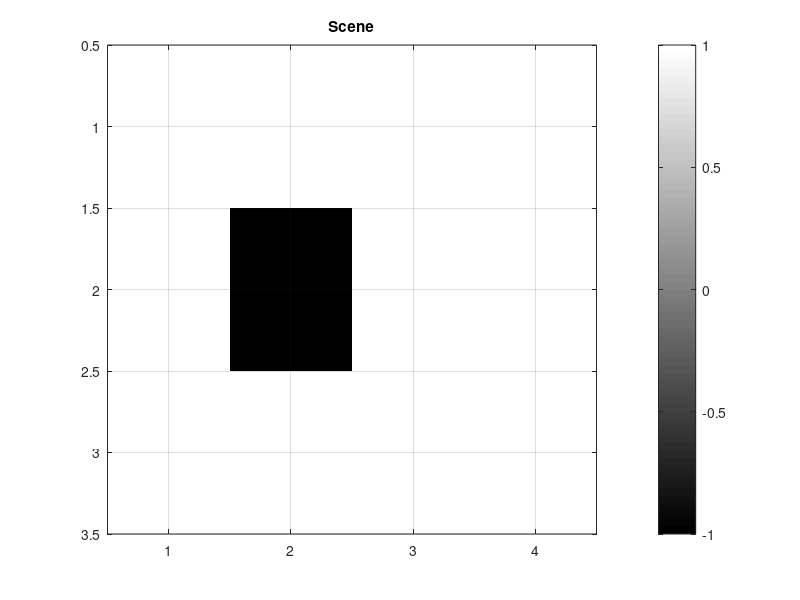

Source code (MATLAB): (Note: this script raises an error after producing the figure.)
clear all, close all, clc,
%% Creation du scenario

% dimensions de la grille
RowMax = 3; % nombre de lignes
ColMax = 4; % nombre de colonnes
nbr = RowMax*ColMax; % nombre de cases/noeuds

% cr�ation de la grille
Plan = ones(RowMax,ColMax);

% association d'un num�ro � chaque case
Map_plan2node = reshape((1:nbr),RowMax,ColMax);

% positionnement des obstacles
Plan(2,2) = -1;

% affichage de la grille
figure, imagesc(Plan), colormap gray, colorbar, axis square, grid on, title('Scene');


%% Definition des recompenses

R = -0.04*ones(RowMax,ColMax); % cases standards
R(1,4) = 1; % case objectif
R(2,4) = -1; % cas a eviter

% affichage des recompenses
AfficheRecompenses(R,Map_plan2node);


%% Definition de la fonction de transition d'etat

% definition des actions possible
N = 1; W = 2; S = 3; E = 4;
A = [N,W,S,E];

% probabilite de resultat a chaque action
forward = 0.8; right = 0.1 ; left = 0.1; back = 0;

% fonction de transition d'etat
T = zeros(nbr,length(A),nbr); % T(s,a,s') initilisee a 0
voisins_cons = cell(12,1);

for i=1:nbr % for chaque case
    
    [RowPos,ColPos] = find(Map_plan2node==i); % position de la case dans la grille
    
    if Plan(RowPos,ColPos)==1  % si la case n'est pas un obstacle
        
        % gestion des cases en bordure de la grille
        ligneHaut = -1; ligneBas = 1;colGauche = -1; colDroite = 1;
        if RowPos == 1 ;
            ligneHaut = 0; % pas de voisin au dessus
        end
        if RowPos == RowMax;
            ligneBas = 0;  % pas de voisin en dessous
        end
        if ColPos == 1;
            colGauche = 0;  % pas de voisin � gauche
        end
        if ColPos == ColMax
            colDroite = 0; % pas de voisin � droite
        end
        
        % determination des numeros des voisins
        Voisins(1) = Map_plan2node(RowPos+ligneHaut,ColPos); % N
        Voisins(2) = Map_plan2node(RowPos,ColPos+colGauche); % W
        Voisins(3) = Map_plan2node(RowPos+ligneBas,ColPos);  % S
        Voisins(4) = Map_plan2node(RowPos,ColPos+colDroite); % E
        
        % recherche d'obstacle dans les voisins
        DirObst=find(Plan(Voisins)==-1); % voisins qui sont des obstacles
        Voisins(DirObst)=i;  % le robot ne bouge pas s'il se heurte � un obstacle
        
        voisins_cons{i} = [Voisins(1),Voisins(2),Voisins(3),Voisins(4)];
        
        % probabilites des resultats des actions
        % action : N
        T(i,A(1),Voisins(1)) = T(i,A(1),Voisins(1))+forward;
        T(i,A(1),Voisins(2)) = T(i,A(1),Voisins(2))+left;
        T(i,A(1),Voisins(3)) = T(i,A(1),Voisins(3))+back;
        T(i,A(1),Voisins(4)) = T(i,A(1),Voisins(4))+right;
        % action : W
        T(i,A(2),Voisins(1)) = T(i,A(2),Voisins(1))+right;
        T(i,A(2),Voisins(2)) = T(i,A(2),Voisins(2))+forward;
        T(i,A(2),Voisins(3)) = T(i,A(2),Voisins(3))+left;
        T(i,A(2),Voisins(4)) = T(i,A(2),Voisins(4))+back;
        % action : S
        T(i,A(3),Voisins(1)) = T(i,A(3),Voisins(1))+back;
        T(i,A(3),Voisins(2)) = T(i,A(3),Voisins(2))+right;
        T(i,A(3),Voisins(3)) = T(i,A(3),Voisins(3))+forward;
        T(i,A(3),Voisins(4)) = T(i,A(3),Voisins(4))+left;
        % action : E
        T(i,A(4),Voisins(1)) = T(i,A(4),Voisins(1))+left;
        T(i,A(4),Voisins(2)) = T(i,A(4),Voisins(2))+back;
        T(i,A(4),Voisins(3)) = T(i,A(4),Voisins(3))+right;
        T(i,A(4),Voisins(4)) = T(i,A(4),Voisins(4))+forward;
        
    elseif Plan(RowPos,ColPos)==0 % si la case est un objectif
        T(i,A,:)=0;
    else  % si la case est un obstacle
        T(i,A,:)=0;
    end
end
